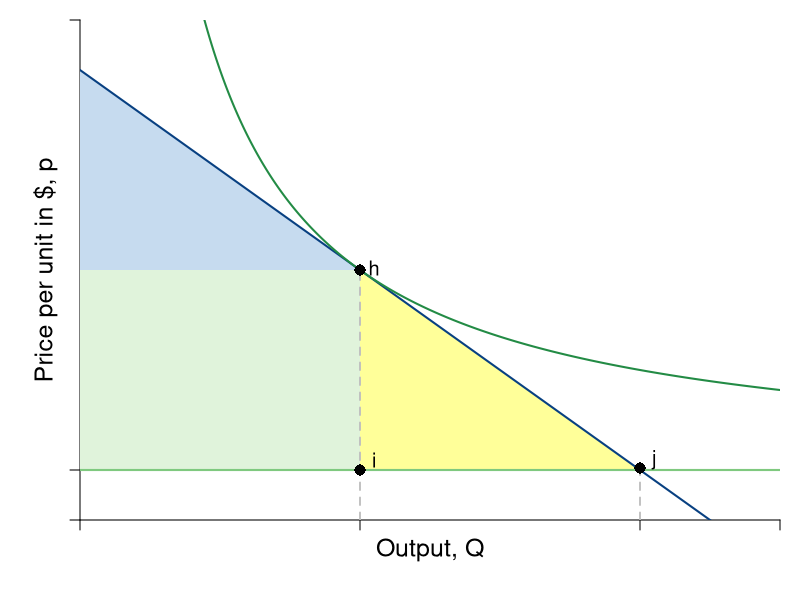

Reproduce this figure in R.
#Graph Designer: Simon Halliday
#Authors: Bowles, Foley and Halliday
#Title: Coordination, Conflict and Competition: A Text in Microeconomics

require(shape)
pdf(file = "competitionmarkets/monopolist_medicine_core.pdf", width = 9, height = 7)

#Set parameters for graphics
axislabelsize <- 1.5
labelsize <- 1.2
graphlinewidth <- 2
segmentlinewidth <- 1.8

COL <- c("#7fc97f", "#beaed4", "#fdc086", "#ffff99", "#386cb0", "#f0027f", "#bf5b17", "#666666")
COLA <- c("#e0f3db", "#99d8c9","#66c2a4","#41ae76", "#238b45", "#005824")
COLB <- c("#c6dbef", "#4eb3d3", "#2b8cbe", "#0868ac","#084081")

#Edited the margins to cater for the larger LHS labels
par(mar =  c(4, 4, 1, 1))

AvgRevenue <- function(x, intercept = 90, slope = 10){
  intercept - slope*x
}

MRevenue <- function(x, intercept = 90, slope = 10){
  intercept - 2*(slope)*x
}

TotRevenue <- function(x, intercept = 90, slope = 10){
  (intercept - slope*x)*x
}

AvgCost <- function(x, c0 = 50, c1 = 10){
  c0/x + c1
}

xlims <- c(0, 10)
ylims <- c(0, 100)

npts <- 501 
x <- seq(xlims[1], xlims[2], length.out = npts)
y <- seq(ylims[1], ylims[2], length.out = npts) 
a <- c(13, 16.75, 19.25)

plot(0, 0, xlim = xlims, ylim = ylims, type = "n",
     xlab = expression(paste("")),
     ylab = expression(paste("")), 
     xaxt = "n", 
     yaxt = "n", 
     cex.lab = axislabelsize, 
     bty = "n",
     xaxs="i", 
     yaxs="i")

# ticksy <- seq(from = ylims[1], to = ylims[2], by = 1)
# ylabels <- seq(from = ylims[1], to = ylims[2], by = 1)
# ticksx <- seq(from = xlims[1], to = xlims[2], by = 1)
# xlabels <- seq(from = xlims[1], to = xlims[2], by = 1)
ticksy <- c(0, 10, AvgRevenue(x = 10), ylims[2])
ylabels <- c(NA, NA, NA, NA)
ticksx <- c(0, 4, 8, xlims[2])
xlabels <- c(NA, NA, NA, NA)

axis(1, at = ticksx, pos = 0, labels = FALSE)
text(x = c(0, 4, 6, xlims[2]), par("usr")[3] - 0.4, labels = xlabels, srt = 0, pos = 1, xpd = TRUE)
axis(2, at = ticksy, pos = 0, labels = ylabels, las = 1)

npts <- 500 
xx1 <- seq(xlims[1], xlims[2], length.out = npts)
xx3 <- seq(2, 6, length.out = npts)

#Draw the polygon for profit
xpoly1 <- c(0, 4, 4, 0, 0)
ypoly1 <- c(10, 10, AvgRevenue(x = 4), AvgRevenue(x = 4), 10)
polygon(x = xpoly1, y = ypoly1, col=COLA[1], density=NULL, border = NA)

#Draw the polygon for costs
# xpoly2 <- c(0, 4, 4, 0, 0)
# ypoly2 <- c(0, 0, 10, 10, 10)
# polygon(x = xpoly2, y = ypoly2, col=COLB[1], density=NULL, border = NA)

#Draw the polygon for CS
xpoly3 <- c(0, 0, 4, 0)
ypoly3 <- c(50, 90, 50, 50)
polygon(x = xpoly3, y = ypoly3, col=COLB[1], density=NULL, border = NA)

# #Draw the polygon for PS
xpoly4 <- c(4, 4, 8, 4)
ypoly4 <- c(10, 50, 10, 10)
polygon(x = xpoly4, y = ypoly4, col=COL[4], density=NULL, border = NA)


#lines(xx1, bcA(xx1, w = 10, p = 1.5), col = COLB[3], lwd = graphlinewidth)
lines(xx1, AvgRevenue(xx1), col = COLB[5], lwd = graphlinewidth)
#lines(xx1, MRevenue(xx1), col = COLB[4], lwd = graphlinewidth)
lines(xx1, AvgCost(xx1, c0 = 160, c1 = 10), col = COLA[5], lwd = graphlinewidth)

#Label the axes
text(0.5*(xlims[2]), -6, expression(paste("Output, ", Q)), xpd = TRUE, cex = axislabelsize) 
#mtext(expression(paste("Quantity of output, ", x)), side=1, line = 2.5, cex = axislabelsize)
text(-0.5, 0.5*ylims[2], expression(paste("Price per unit in $, ", p)), xpd = TRUE, cex = axislabelsize, srt = 90) 

#Label curves
# text(10.5, 4.5, expression(paste(ac(x) == mc(x),phantom() == c[1])), cex = labelsize)
# text(10.5, 2.8, expression(paste(p(x) == bar(p) - beta*x)), cex = labelsize)
# text(5.8, 2.8, expression(paste(mr(x) == bar(p) - 2*beta*x)), cex = labelsize)

#Labels cost and profit areas
# text(2, 0.5*AvgCost(x = 4), expression("Total Costs"), cex = labelsize)
# text(2, 6, expression("Profit"), cex = labelsize)

#Draw segments for total costs
segments(8, 0, 8, AvgRevenue(x = 8), lty = 2, col = "gray" , lwd = segmentlinewidth)
segments(4, 0, 4, AvgRevenue(x = 4), lty = 2, col = "gray" , lwd = segmentlinewidth)

#Marginal costs
segments(0, 10, xlims[2], 10, lty = 1, col = COL[1] , lwd = graphlinewidth)

#Label Points for comparison
points(4, MRevenue(x = 4), pch = 16, col = "black", cex = 1.5)
text(4 + 0.2, MRevenue(x = 4) + 2, expression(i), cex = labelsize)


points(4, AvgRevenue(x = 4), pch = 16, col = "black", cex = 1.5)
text(4.2, AvgRevenue(x = 4) + 0.4, expression(h), cex = labelsize)

points(8, AvgRevenue(x = 8) + 0.4, pch = 16, col = "black", cex = 1.5)
text(8 + 0.2, AvgRevenue(x = 8) + 2, expression(j), cex = labelsize)


#Arrow to mr = mc
# text(7.5, 9.5, expression(paste("Profit Maximum at")), cex = labelsize)
# text(7.5, 9, expression(paste(mr == mc)), cex = labelsize)
# Arrows(6.1, 9.2, 4.2, 4.3, col = "black", lty = 1, lwd = 2, arr.type = "triangle", arr.lwd = 0.5)



dev.off()
